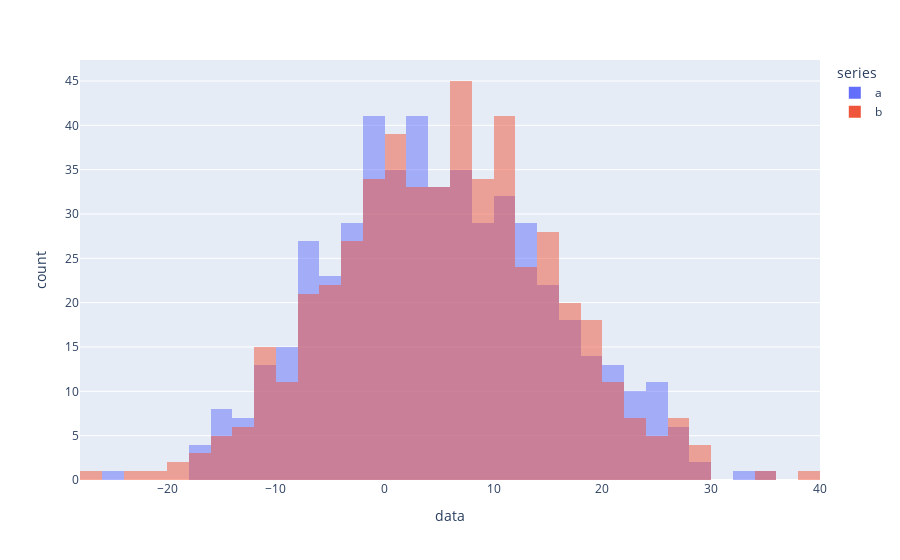

Source (notebook cell):
### Code cell
rvs1 = stats.norm.rvs(loc=5, scale=10, size=500, random_state=rng)
rvs2 = stats.norm.rvs(loc=5, scale=10, size=500, random_state=rng)

df = pd.DataFrame(dict(
    series = np.concatenate((["a"]*len(rvs1), ["b"]*len(rvs2))), 
    data  = np.concatenate((rvs1,rvs2))
))

px.histogram(df, x="data", color="series", barmode="overlay")

### Figure 1 — Plotly figure (JSON) as saved in the notebook; plotly's stock layout.template omitted (floating-point values rounded to 4 significant figures; data arrays with more than 128 entries replaced by an {"elided": "..."} marker saying what was removed)
{"data": [{"alignmentgroup": "True", "bingroup": "x", "hovertemplate": "series=a<br>data=%{x}<br>count=%{y}<extra></extra>", "legendgroup": "a", "marker": {"color": "#636efa", "opacity": 0.5, "pattern": {"shape": ""}}, "name": "a", "offsetgroup": "a", "orientation": "v", "showlegend": true, "type": "histogram", "x": {"elided": "500 float values"}, "xaxis": "x", "yaxis": "y"}, {"alignmentgroup": "True", "bingroup": "x", "hovertemplate": "series=b<br>data=%{x}<br>count=%{y}<extra></extra>", "legendgroup": "b", "marker": {"color": "#EF553B", "opacity": 0.5, "pattern": {"shape": ""}}, "name": "b", "offsetgroup": "b", "orientation": "v", "showlegend": true, "type": "histogram", "x": {"elided": "500 float values"}, "xaxis": "x", "yaxis": "y"}], "layout": {"barmode": "overlay", "legend": {"title": {"text": "series"}, "tracegroupgap": 0}, "margin": {"t": 60}, "xaxis": {"anchor": "y", "domain": [0, 1], "title": {"text": "data"}}, "yaxis": {"anchor": "x", "domain": [0, 1], "title": {"text": "count"}}}}
